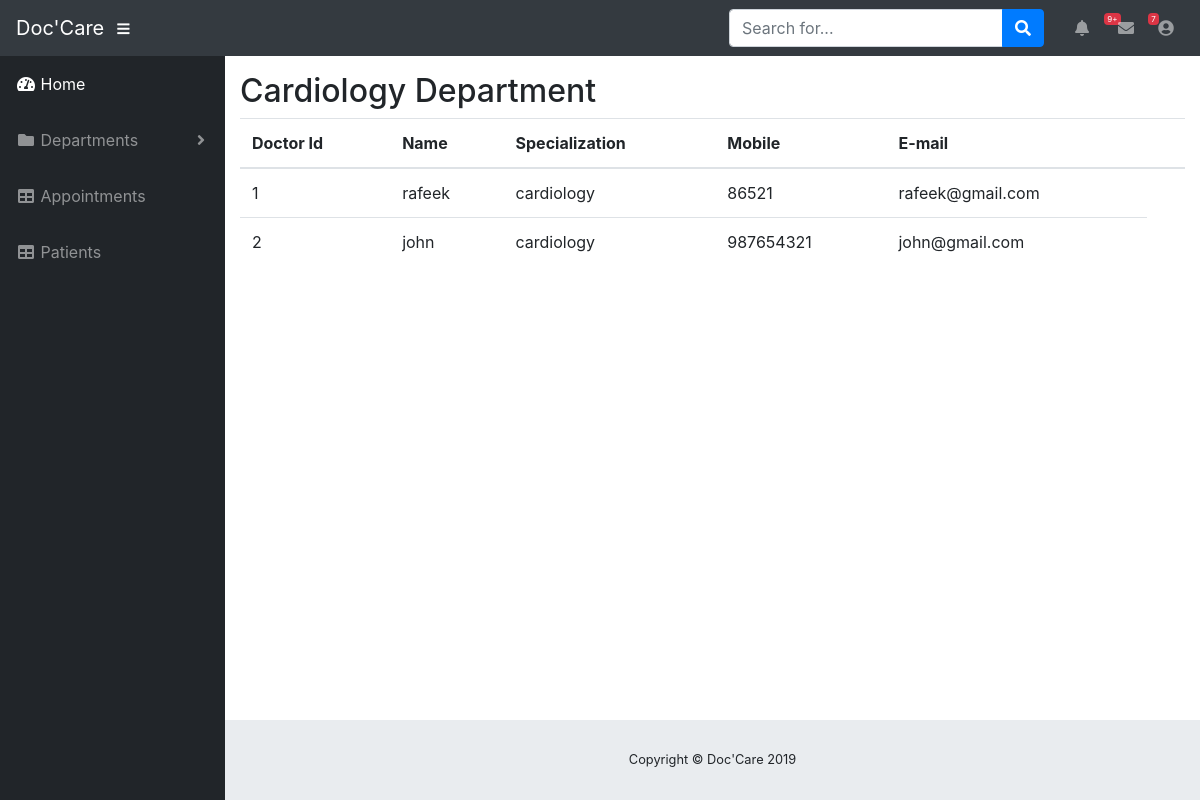
/doctor_cardiology.php?id=cardiology, run on the app's committed database.
### tables this page shows
CREATE TABLE `doctor_registration` (
  `doctor_id` int(11) NOT NULL,
  `doctor_name` varchar(50) NOT NULL,
  `email` varchar(50) NOT NULL,
  `mobile` bigint(20) NOT NULL,
  `id_card_number` varchar(50) NOT NULL,
  `qualification` varchar(50) NOT NULL,
  `experience` varchar(50) NOT NULL,
  `specialization` varchar(50) NOT NULL,
  `pmc_certificate_no` varchar(50) NOT NULL,
  `clinic_address_line1` varchar(200) NOT NULL,
  `country` varchar(50) NOT NULL,
  `state` varchar(50) NOT NULL,
  `city` varchar(50) NOT NULL,
  `pincode` varchar(50) NOT NULL,
  `time_from` varchar(10) NOT NULL,
  `time_to` varchar(10) NOT NULL,
  `username` varchar(50) NOT NULL,
  `password` varchar(50) NOT NULL,
  `status` varchar(50) NOT NULL DEFAULT 'pending'
);

### doctor_cardiology.php (the view)
<?php include('doctor_header.php');?>
<table class="container-fluid table">
      <thead>
          <h2>Cardiology Department</h2>
         <tr>
             <th>Doctor Id</th>
             <th>Name</th>
             <th>Specialization</th>
             <th>Mobile</th>
             <th>E-mail</th>
             <th></th>
         </tr>
    </thead>
    <tbody>
<?php
include('connection.php');
$var = $_GET['id'];
$sql = "select * from doctor_registration where specialization='".$var."'";
$result = mysqli_query($conn,$sql);
while($row = mysqli_fetch_assoc($result))
{
    ?>
<tr>
<td><?php echo $row['doctor_id']; ?></td>
<td><?php echo $row['doctor_name']; ?></td>
<td><?php echo $row['specialization']; ?></td>
<td><?php echo $row['mobile']; ?></td>
<td><?php echo $row['email']; ?></td>
</tr>
        <?php
					  }
                      ?>
                      </tbody>
  </table>
<?php include('dashboard_footer.php');?>

### data on the page
doctor_registration: doctor_id "1", doctor_name "rafeek", specialization "cardiology", mobile "86521", email "rafeek@gmail.com"
doctor_registration: doctor_id "2", doctor_name "john", specialization "cardiology", mobile "987654321", email "john@gmail.com"
